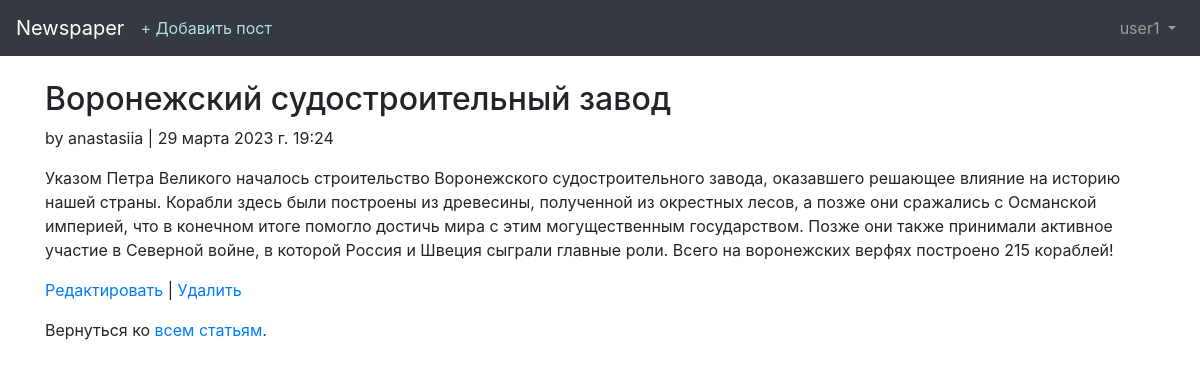
The app's page /articles/15/ (signed in) with its own data.
### users/models.py (models this page shows)
class CustomUser(AbstractUser):
    age = models.PositiveIntegerField(default=0)

### articles/models.py (models this page shows, shortened)
class Article(models.Model):
    title = models.CharField(max_length=255)
    body = models.TextField()
    date = models.DateTimeField(auto_now_add=True)
    author = models.ForeignKey(
        settings.AUTH_USER_MODEL,
        on_delete=models.CASCADE,
    )

### articles/views.py (the view)
# urls.py: path('<int:pk>/',views.ArticleDetailView.as_view(), name='article_detail'),
class ArticleDetailView(LoginRequiredMixin, DetailView):
    model = models.Article
    template_name = 'article_detail.html'
    login_url = 'login'

### templates/article_detail.html
{% extends 'base.html' %}
{% block content %}
    <div class="article-entry">
        <h2>{{ object.title }}</h2>
        <p>by {{ object.author }} | {{ object.date }}</p>
        <p>{{ object.body }}</p>
    </div>
    <p>
        <a href="{% url 'article_edit' article.pk %}">Редактировать</a> | <a href="{% url 'article_delete' article.pk %}">Удалить</a>
    </p>
    <p>Вернуться ко <a href="{% url 'article_list' %}">всем статьям</a>.</p>
{% endblock content %}

### templates/base.html (shortened to what this page needs)
<!doctype html>
<html lang="en">
    <head>
        <link rel="stylesheet" href="https://maxcdn.bootstrapcdn.com/bootstrap/4.0.0/css/bootstrap.min.css">
    </head>
    <body>
        <nav class="navbar navbar-expand-md navbar-dark bg-dark mb-4">
            <a class="navbar-brand" href="{% url 'home' %}">Newspaper</a>
            {% if user.is_authenticated %}
            <ul class="navbar-nav mr-auto">
                <li class="nav-item"><a style="color: #B0E0E6" href="{% url 'article_new' %}">+ Добавить пост</a></li>
            </ul>
            {% endif %}
            <div class="collapse navbar-collapse" id="navbarCollapse">
                {% if user.is_authenticated %}
                <ul class="navbar-nav ml-auto">
                    <li class="nav-item">
                        <a class="nav-link dropdown-toggle" href="#" id="userMenu" data-toggle="dropdown" aria-haspopup="true" aria-expanded="false">
                            {{ user.username }}
                        </a>
                    </li>
                </ul>
                {% endif %}
            </div>
        </nav>
        <div class="container">
            {% block content %}
            {% endblock %}
        </div>
    </body>
</html>

### records on screen
CustomUser: username "user1"
Article: title "Воронежский судостроительный завод", author "anastasiia", date "29 марта 2023 г. 19:24", body "Указом Петра Великого началось строительство Воронежского судостроительного завода, оказавшего решающее влияние на историю нашей страны. Корабли здесь были построены из древесины, полученной из окрестных лесов, а позже они сражались с Османской империей, что в конечном итоге помогло достичь мира с этим могущественным государством. Позже они также принимали активное участие в Северной войне, в которой Россия и Швеция сыграли главные роли. Всего на воронежских верфях построено 215 кораблей!"
